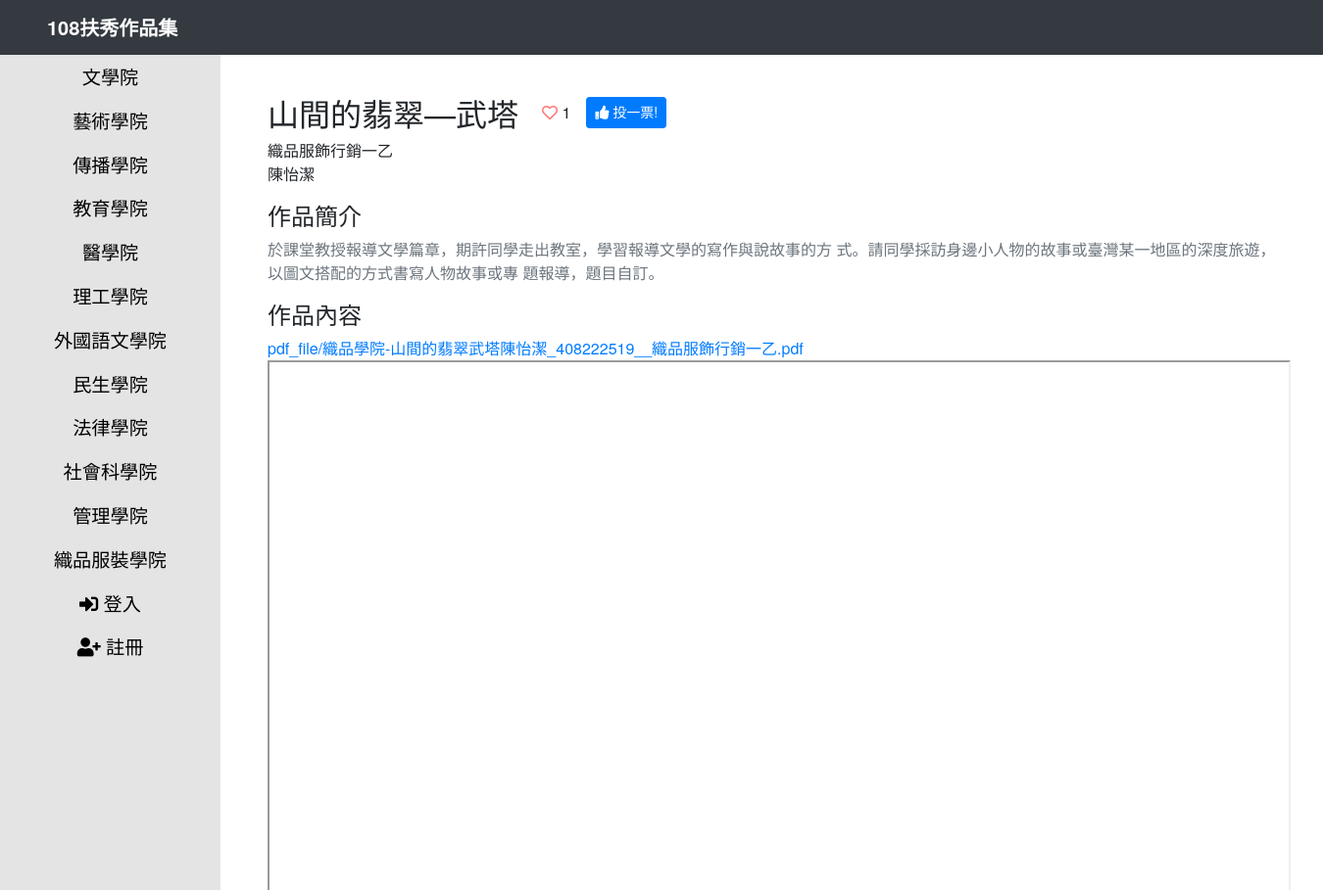
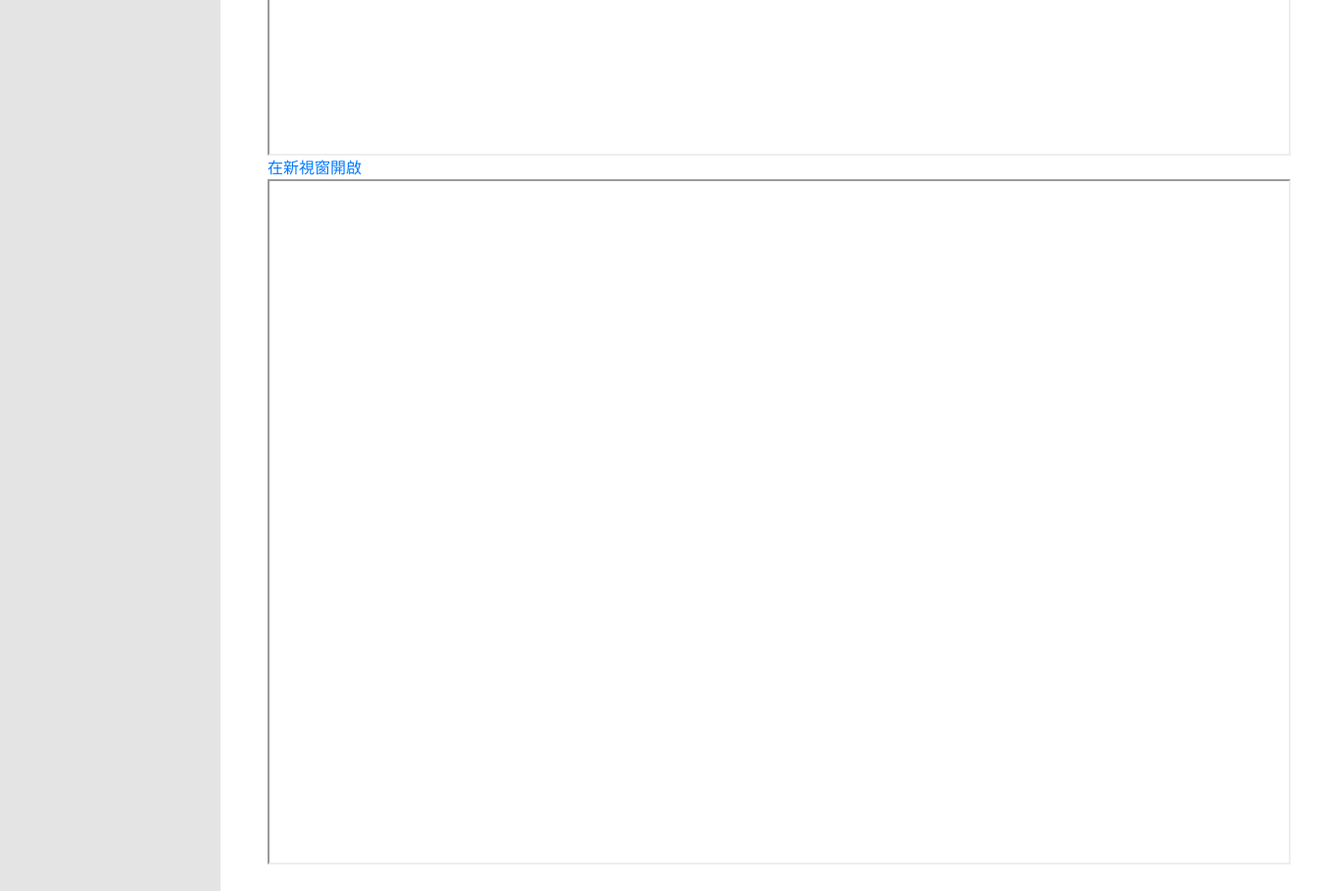
Page /portfolios/work/1 on the committed database (2 pictures, top to bottom).
### portfolios/models.py (models this page shows, shortened)
class Work(models.Model):
	title = models.CharField(max_length=200)
	author = models.CharField(max_length=200)
	work_college = models.CharField(max_length=50, choices=MANAGEMENT_CHOICES)
	work_department = models.CharField(max_length=200)
	description = models.TextField()
	pdf_file = models.FileField(upload_to='pdf_file', blank=True)
	video_url = models.URLField(max_length=200, blank=True)
	created_date = models.DateTimeField(default=timezone.now)
	class Meta:
		ordering = ('-created_date',)

class UserVote(models.Model):
	choice_workTitle = models.ForeignKey("portfolios.Work", on_delete=models.CASCADE)
	studID = models.CharField(max_length=200, unique=True, blank=False)

### portfolios/views.py (the view)
# urls.py: path('work/<int:portfolio_id>', views.article, name='article'),
def article(request, portfolio_id):
	work = get_object_or_404(Work, pk=portfolio_id)
	return render(request, 'portfolios/article.html', {'work': work})

### templates/portfolios/article.html (shortened to what this page needs)
{% extends "layout/base.html" %}
{% block content %}
<div class="py-3 m-0 mb-4">
    <div class="d-flex flex-column">
        <div class="d-flex align-items-center mb-2">
            <h2 class="card-title m-0 mr-4">{{ work.title }}</h2>
            <span class="mr-3"><i class="far fa-heart"></i> {{ work.uservote_set.all | length }}</span>
            <a href="{% url 'portfolios:vote' work.id %}?next={% url 'portfolios:article' work.id %}" class="btn btn-primary btn-sm plus-one-btn"><i class="fas fa-thumbs-up"></i> 投一票!</a>
        </div>
        <p class="card-text">
            {{ work.work_department }} <br/>
            {{ work.author }}
        </p>
        <h4>作品簡介</h4>
        <p class="text-muted">
            {{ work.description }}
        </p>
        <h4>作品內容</h4>
        <a href="{{ work.pdf_file.url }}" target="_blank">{{ work.pdf_file }}</a>
        <iframe src="{{ work.pdf_file.url }}" width="100%" height="700px"></iframe>
        {% if work.pdf_file %}
            <a href="{{ MEDIA_URL }}{{ work.pdf_file }}" target="_blank">在新視窗開啟</a>
            <iframe src="{{ MEDIA_URL }}{{ work.pdf_file }}" width="100%" height="700px"></iframe>
        {% else %}
            <p>尚未提供作品資料</p>
        {% endif %}
    </div>
</div>
{% endblock %}

### static/css/style.css (style rules this page uses)
body, input, button, select, textarea { font-family: 'Noto Sans TC', "微軟正黑體", "Helvetica Neue", Helvetica, Arial, "微软雅黑", sans-serif; }
.fa-heart { color: #FF7575; }
.plus-one-btn { height: 2rem; }

### rows in the picture
Work: title "山間的翡翠—武塔", uservote_set.all|length "1", work_department "織品服飾行銷一乙", author "陳怡潔", description "於課堂教授報導文學篇章，期許同學走出教室，學習報導文學的寫作與說故事的方 式。請同學採訪身邊小人物的故事或臺灣某一地區的深度旅遊，以圖文搭配的方式書寫人物故事或專 題報導，題目自訂。", pdf_file "pdf_file/織品學院-山間的翡翠武塔陳怡潔_408222519__織品服飾行銷一乙.pdf"
